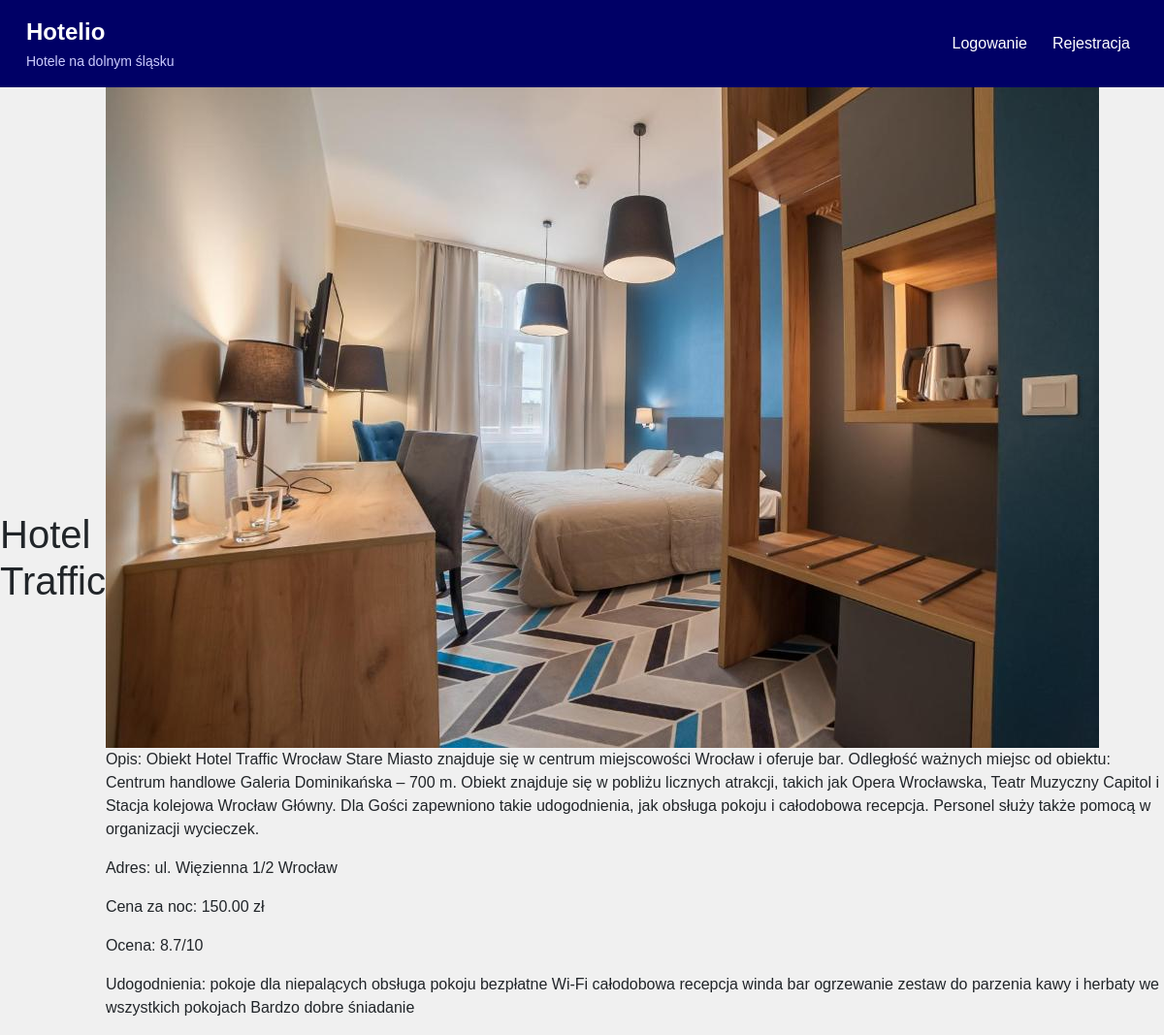
The app's page /2/, older data.
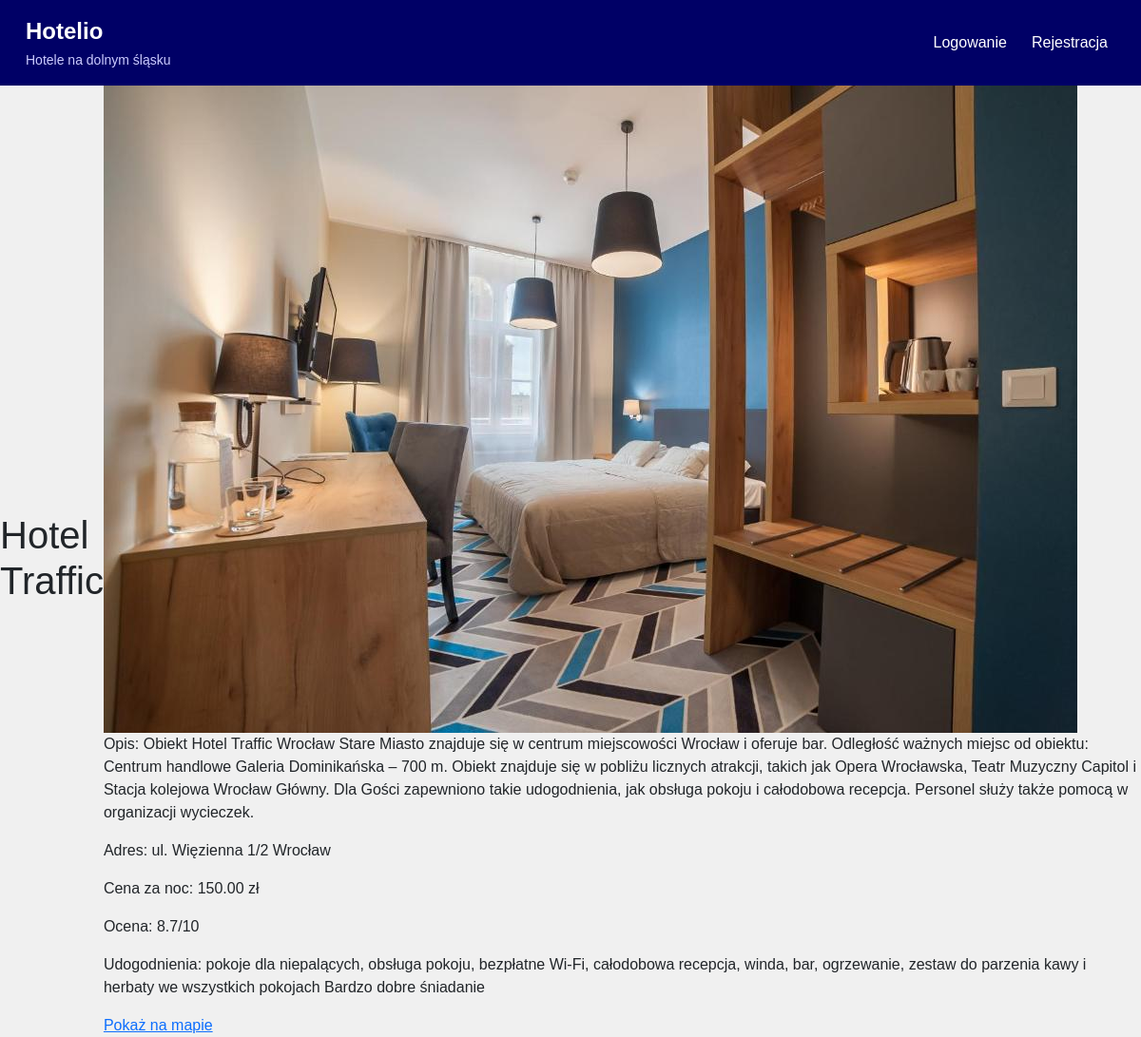
The same page, newer data.
### Hotelio/models.py (models this page shows, shortened)
class Hotel(models.Model):
    name = models.CharField(max_length=255)
    description = models.TextField()
    price_per_night = models.DecimalField(max_digits=8, decimal_places=2)
    image = models.ImageField(upload_to='media/hotel_images', default='media/hotel_images/hotelrelax.jpeg')
    created_at = models.DateTimeField(auto_now_add=True, null=True)
    amenities = models.TextField(default="brak udogodnień")
    rating = models.FloatField(default=0.0)
    address = models.CharField(max_length=255, null=True, blank=True)
    map = models.URLField(blank=True, null=True)
    sale_price = models.DecimalField(max_digits=8, decimal_places=2, null=True, blank=True)
    promo = models.BooleanField(default=False)

### Hotelio/views.py (the view)
# urls.py: path('<int:pk>/', views.hotel_detail, name='hotel_detail'),
def hotel_detail(request, pk):
    hotel = get_object_or_404(Hotel, pk=pk)
    return render(request, 'hotels/hotel_detail.html', {'hotel': hotel})

### Hotelio/templates/hotels/hotel_detail.html
{% extends 'base.html' %}
{% block content %}
<h1>{{ hotel.name }}</h1>
<div>
    <div>
        <img src="{{ hotel.image.url }}" alt="{{ hotel.name }}">
    </div>
    <div>
        <p>Opis: {{ hotel.description }}</p>
        <p>Adres: {{ hotel.address }}</p>
        <p>Cena za noc: {{ hotel.price_per_night }} zł</p>
        <p>Ocena: {{ hotel.rating }}/10</p>
        <p>Udogodnienia: {{ hotel.amenities }}</p>
        {% if hotel.map %}
            <a href="{{ hotel.map }}" target="_blank">Pokaż na mapie</a>
        {% endif %}
    </div>
</div>
{% endblock %}

### Hotelio/templates/base.html (shortened to what this page needs)
<!DOCTYPE html>
<html lang="pl">
<head>
    <link href="https://cdn.jsdelivr.net/npm/bootstrap@5.3.0/dist/css/bootstrap.min.css" rel="stylesheet">
</head>
<body>
    <nav class="navbar navbar-expand-lg">
        <div class="container-fluid">
            <div>
                <a class="navbar-brand" href="/">Hotelio</a><br>
                <span class="navbar-subtitle">Hotele na dolnym śląsku</span>
            </div>
            <div class="collapse navbar-collapse">
                <ul class="navbar-nav ms-auto">
                    {% if user.is_authenticated %}
                        <li class="nav-item"><a class="nav-link" href="{% url 'my_reservations' %}">Moje rezerwacje</a></li>
                        <li class="nav-item"><a class="nav-link" href="{% url 'logout' %}">Wyloguj</a></li>
                    {% else %}
                        <li class="nav-item"><a class="nav-link" href="{% url 'login' %}">Logowanie</a></li>
                        <li class="nav-item"><a class="nav-link" href="{% url 'signup' %}">Rejestracja</a></li>
                    {% endif %}
                </ul>
            </div>
        </div>
    </nav>
    <div class="container-centered">
        {% block content %}
        {% endblock %}
    </div>
</body>
</html>

### Hotelio/templates/base.html (style rules this page uses)
body { background-color: #f0f0f0; font-family: Arial, sans-serif; }
.navbar { background-color: #000066; padding: 15px; }
.navbar-brand { font-size: 24px; font-weight: bold; color: white !important; }
.navbar-subtitle { font-size: 14px; color: #ccccff; }
.navbar .nav-link { color: white !important; margin-left: auto; }
.navbar .nav-item { margin-left: 10px; }
.container-centered { display: flex; justify-content: center; align-items: center; min-height: 80vh; }

Row changes from the older to the newer data that the page shows:
changed Hotel "Hotel Traffic": amenities "pokoje dla niepalących obsługa pokoju bezpłatne Wi-Fi całodobowa recepcja winda bar ogrzewanie zestaw do parzenia kawy…" → "pokoje dla niepalących, obsługa pokoju, bezpłatne Wi-Fi, całodobowa recepcja, winda, bar, ogrzewanie, zestaw do parzenia kawy…"
Text that changed along with them:
text now shown: "Pokaż na mapie"
